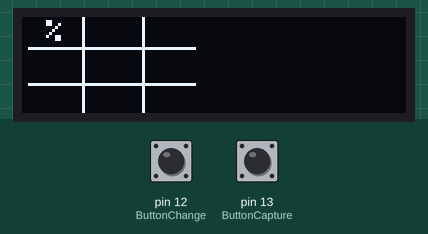
This sketch was run on a simulated Arduino Uno, built with avr-gcc and run on an emulated ATmega328P. Shown: 128×32 one-colour display. The test bench sets the inputs (shaded band); at power-on: pin 12 (ButtonChange) LOW, pin 13 (ButtonCapture) LOW. What the sketch prints to the serial monitor is not drawn.

Above: at 2.2 s.
2.3 s: pin 12 (ButtonChange) pulled HIGH for 1 s
At 4.0 s:
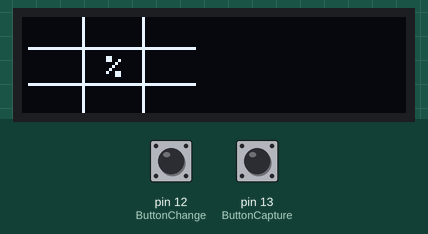
5.0 s: pin 13 (ButtonCapture) pulled HIGH for 0.15 s
At 5.6 s:
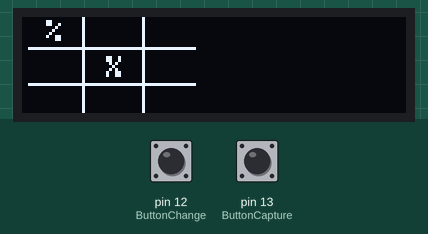
6.7 s: pin 13 (ButtonCapture) pulled HIGH for 1 s
At 8.5 s:
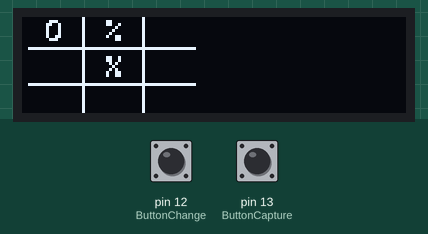
9.2 s: pin 12 (ButtonChange) pulled HIGH for 3.2 s
At 13.0 s:
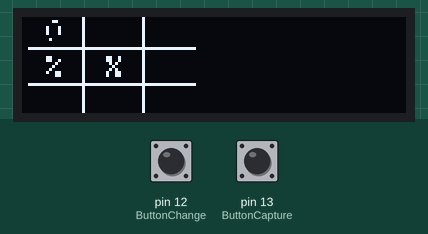
13.9 s: pin 13 (ButtonCapture) pulled HIGH for 0.15 s
At 15.3 s:
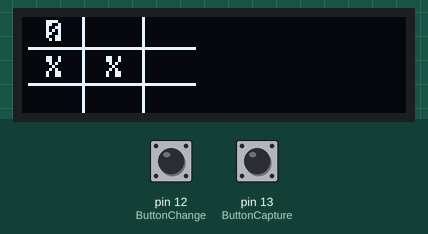
15.6 s: pin 12 (ButtonChange) pulled HIGH for 3.2 s
At 19.2 s:
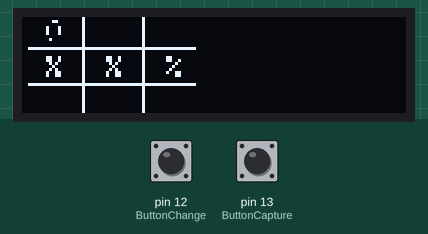
Timing chart, 0 to 20.7 s (numbered marks = the images above; inputs shaded):
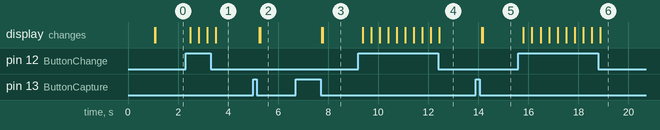

Measured:
- after the input at 2.3 s, the display: first changes after 0.19 s (image 1 shows a later state)
- after the input at 5.0 s, the display: first changes after 0.25 s (image 2 shows a later state)
- after the input at 6.7 s, the display: first changes after 1.0 s (image 3 shows a later state)
- after the input at 9.2 s, the display: first changes after 0.17 s (image 4 shows a later state)
- after the input at 13.9 s, the display: first changes after 0.23 s (image 5 shows a later state)
- after the input at 15.6 s, the display: first changes after 0.20 s (image 6 shows a later state)

The sketch:

TicTacToe.ino
```cpp
#include <Wire.h>
#include <Adafruit_SSD1306.h> // OLED DISPLAY

Adafruit_SSD1306 display = Adafruit_SSD1306(128, 32, &Wire); // OLED library

/*
  Program Logic:
    0: None
    1: X
    2: O
    3: Selection
*/

// Variables //
byte CurrentTurn = 1; // X gets the first turn
byte SelectedPos = 0;
bool PosFlashed = false;

// Constants //
const byte DefaultDelay = 16;

// Pins //
const byte ButtonCapture = 13;
const byte ButtonChange = 12;

// Button Old States //
bool OldButtonChangeState = false; // OFF (I'll use this later for button held stuff)

byte Board[10][3] = {
  /*
  CaptureValues:
    0 = No Value  (EMPTY SQUARE)
    1 = X         (Captured By X)
    2 = O         (Captured By O)
    3 = Selection (To show currently selected slot)
  */

  //Data: {byte_ Xpos, byte_ Ypos, byte_ CaptureValue}

  {8,  1, 0}, {28,  1, 0}, {48,  1, 0},
  {8, 13, 0}, {28, 13, 0}, {48, 13, 0},
  {8, 25, 0}, {28, 25, 0}, {48, 25, 0},
};

void DisplayCleanUp() {
  display.setTextColor(WHITE);
  display.setCursor(1, 1);
  display.clearDisplay();
  display.setTextSize(1);
}

void drawBoard() {
  display.drawFastVLine(20, 0, 32, WHITE);
  display.drawFastVLine(40, 0, 32, WHITE);
  display.drawFastHLine(2, 10, 56, WHITE);
  display.drawFastHLine(2, 22, 56, WHITE);
};


void updateBoard() {
  for (int integer = 0; integer <= 9; integer++) { // Updating the board with the current position data
    const byte x = Board[integer][0];
    const byte y = Board[integer][1];
    const byte Captured = Board[integer][2];

    display.setCursor(x, y);

    //Serial.println(String(Captured) + ", iter:" + String(integer)); // Debugging
    if (Captured == 0) {
      display.setTextColor(BLACK); // Setting text color to turn off mode (BLACK)
      display.print("Y"); // Turning off pixels for shape Y

      display.setCursor(x, y); // Setting the cursor position again because display.print changed the cursor and we do not want that.

      display.print("X"); // Turning off pixels for shape X
      delayMicroseconds(10);

      display.setTextColor(WHITE); // Reverting the text color to its old state (WHITE)
    }else if (Captured == 1) {
      display.print("X");
    } else if (Captured == 2) {
      display.print("O");
    } else if (Captured == 3) {
      display.print("%");
    } else {
      // error for invalid capture number
      display.print("#"); // Error Hash
      Serial.println("[Error] INVALID CAPTURER, EXPECTED [0, 1, 2, 3] RECIEVED: " + String(Captured));
      delay(10000);
      break;
    }
  }
}

void EndGame(byte State) {
  _ClearSelections();

  display.setTextColor(WHITE);
  display.setCursor(66, 8);
  display.setTextSize(1);

  if (State == 0) {
    display.setCursor(66, 13);
    //Serial.println("GAMESTATE: Draw");
    display.print("Draw");
  } else if (State == 1) {
    //Serial.println("X won");
    display.print("Winner:");
    display.setCursor(84, 18);
    display.print("X");
  } else if (State == 2) {
    //Serial.println("O won");
    display.print("Winner:");
    display.setCursor(84, 18);
    display.print("O");
  }

  display.display();

  delay(9e6);
}

void _ClearSlot(byte Pos) {
  Board[Pos][2] = 0;
}

void _ClearSelections() {
  for (byte i = 0; i < 9; i++) {
    if (Board[i][2] == 3) {
      display.setTextColor(BLACK);
      display.setCursor(Board[i][0], Board[i][1]);
      display.print("%");
      Board[i][2] = 0;

      display.setTextColor(WHITE);
    }
  }
}

void _SelectPos(byte Pos) {
  Serial.println(String("Data: ") + Board[Pos][2] + String(", for pos: ") + Pos);
  _ClearSelections();

  if (Board[Pos][2] != 0) {
    Serial.println("NOT EMPTY");
    Serial.println(Board[Pos][2]);
    for (int i = Pos; i < 9; i++) {
      if (Board[i][2] == 0) {
        Serial.println(String("changed to pos" ) + Pos + String(", ") + i);
        Pos = i;
        break;
      }
    }

    if (Board[Pos][2] != 0) {
      for (int i = 0; i < 9; i++) {
        if (Board[i][2] == 0) {
          Serial.println(String("changed to pos" ) + Pos + String(", ") + i);
          Pos = i;
          break;
        }
      }
    }

    if (Board[Pos][2] != 0) {
      EndGame(0); // no slots left, its a draw.
    }
  }

  if (Pos > 8) {
    Pos = 0;
  };

  display.setCursor(Board[Pos][0], Board[Pos][1]);
  display.print("%");
  Board[Pos][2] = 3;

  SelectedPos = Pos;
}

void _ForceMove(byte Pos, byte Captured /* 1 || 2 */) { // Internal Function
  _ClearSlot(Pos); // Clearing the slot
  updateBoard();
  Board[Pos][2] = Captured;
}

void setup() {
  Serial.begin(9600);
  display.begin(SSD1306_SWITCHCAPVCC, 0x3C);

  pinMode(ButtonCapture, INPUT);
  pinMode(ButtonChange, INPUT);

  DisplayCleanUp();

  Serial.println("Writing to OLED.");

  display.setTextSize(2);
  display.println("TicTacToe!"); // BootUp Text
  display.println("SyntaxMenace"); // Author
  Serial.println("Sent: Connected!"); // debugging
  display.display();
  delay(1000);

  DisplayCleanUp();

  drawBoard();
  display.display();
}

void CheckGameStatus() {
  for (byte Check = 1; Check <= 2; Check++) {
    byte LineLength = 0;

    for (byte y = 0; y <= 6; y+=3) { // Horizontal && Vertical Check

      for (byte x = y; x <= (y + 2); x++) {
        String temp = String("y: valy, y: valx, data: valdat"); // DEBUG
        temp.replace("valy", String(y));
        temp.replace("valx", String(x));
        temp.replace("valdat", String(Board[x][2]));
        if (Board[x][2] == Check) {
          LineLength++;
        }
      }

      //Serial.println(String("Length ") + String(Check) + ": " + LineLength);
    }

    if (LineLength == 3) {
      Serial.println(Check + String(" won because horizontal or vertical"));
      EndGame(Check);
    }

    LineLength = 0;

    for (byte pos = 0; pos <= 8; pos += 4) { // diagonal check type: ⟍ (left to right)
      if (Board[pos][2] == Check) {
        LineLength++;
        //Serial.println(Check + String(" diag ltr found at:") + pos);
      }
    }

    if (LineLength == 3) {
      EndGame(Check);
    }

    LineLength = 0;

    for (byte pos = 2; pos <= 6; pos += 2) { // diagonal check type: ⟋ (right to left)
      if (Board[pos][2] == Check) {
        LineLength++;
        //Serial.println(Check + String(" diag rtl found at:") + pos);
      }
    }

    if (LineLength == 3) {
      EndGame(Check);
    }

    LineLength = 0;

  }
}

void loop() {
  CheckGameStatus();

  const bool ButtonChangeState = digitalRead(ButtonChange);
  const bool ButtonCaptureState = digitalRead(ButtonCapture);


  if (ButtonChangeState && !OldButtonChangeState) {
    _SelectPos(SelectedPos + 1);

    Serial.println(String("Changed Pos") + SelectedPos);

    delay(150);
  } else if (ButtonChangeState) {  // If the change position button is held then this code will run
    _SelectPos(SelectedPos + 1);

    Serial.println(String("Held Changed Pos") + SelectedPos);

    delay(300);
  } else if (ButtonCaptureState) {
    _ForceMove(SelectedPos, CurrentTurn);

    if (CurrentTurn == 2) {
      CurrentTurn = 1;
    } else {
      CurrentTurn = 2;
    }

    for (byte i = 0; i < 9; i++) {
      if (Board[i][2] == 0) { // finding the first empty slot
        SelectedPos = i; // set the selected position to the first empty slot
        break;
      }
    }

    do {delay(100);}while (digitalRead(ButtonCapture));
  } else {
    // if no button is pressed we display the selected position to the users
    _SelectPos(SelectedPos);
  }

  OldButtonChangeState = ButtonChangeState; // Setting the old capture state after we finish with the button control

  updateBoard();
  display.display(); // UPDATING THE PIXELS ON THE OLED SCREEN

  delay(16); // refresh rate
}
```
